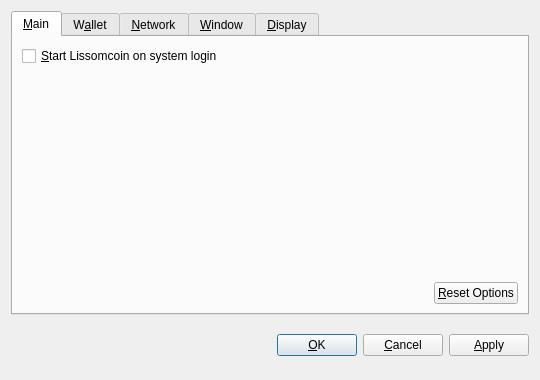
<?xml version="1.0" encoding="UTF-8"?>
<ui version="4.0">
 <class>OptionsDialog</class>
 <widget class="QDialog" name="OptionsDialog">
  <property name="geometry">
   <rect>
    <x>0</x>
    <y>0</y>
    <width>540</width>
    <height>380</height>
   </rect>
  </property>
  <property name="windowTitle">
   <string>Options</string>
  </property>
  <property name="modal">
   <bool>true</bool>
  </property>
  <layout class="QVBoxLayout" name="verticalLayout">
   <item>
    <widget class="QTabWidget" name="tabWidget">
     <property name="tabPosition">
      <enum>QTabWidget::North</enum>
     </property>
     <property name="currentIndex">
      <number>0</number>
     </property>
     <widget class="QWidget" name="tabMain">
      <attribute name="title">
       <string>&amp;Main</string>
      </attribute>
      <layout class="QVBoxLayout" name="verticalLayout_Main">
       <item>
        <widget class="QCheckBox" name="bitcoinAtStartup">
         <property name="toolTip">
          <string>Automatically start Lissomcoin after logging in to the system.</string>
         </property>
         <property name="text">
          <string>&amp;Start Lissomcoin on system login</string>
         </property>
        </widget>
       </item>
       <item>
        <spacer name="verticalSpacer_Main">
         <property name="orientation">
          <enum>Qt::Vertical</enum>
         </property>
         <property name="sizeHint" stdset="0">
          <size>
           <width>20</width>
           <height>40</height>
          </size>
         </property>
        </spacer>
       </item>
       <item>
        <layout class="QHBoxLayout" name="horizontalLayout_2_Main">
         <item>
          <spacer name="horizontalSpacer_2_Main">
           <property name="orientation">
            <enum>Qt::Horizontal</enum>
           </property>
           <property name="sizeHint" stdset="0">
            <size>
             <width>40</width>
             <height>20</height>
            </size>
           </property>
          </spacer>
         </item>
         <item>
          <widget class="QPushButton" name="resetButton">
           <property name="toolTip">
            <string>Reset all client options to default.</string>
           </property>
           <property name="text">
            <string>&amp;Reset Options</string>
           </property>
           <property name="autoDefault">
            <bool>false</bool>
           </property>
          </widget>
         </item>
        </layout>
       </item>
      </layout>
     </widget>
     <widget class="QWidget" name="tabWallet">
      <attribute name="title">
       <string>W&amp;allet</string>
      </attribute>
      <layout class="QVBoxLayout" name="verticalLayout_Network">
       <item>
        <widget class="QLabel" name="transactionFeeInfoLabel">
         <property name="text">
          <string>Optional transaction fee per kB that helps make sure your transactions are processed quickly. Most transactions are 1 kB.</string>
         </property>
         <property name="textFormat">
          <enum>Qt::PlainText</enum>
         </property>
         <property name="wordWrap">
          <bool>true</bool>
         </property>
        </widget>
       </item>
       <item>
        <layout class="QHBoxLayout" name="horizontalLayout_1_Main">
         <item>
          <widget class="QLabel" name="transactionFeeLabel">
           <property name="text">
            <string>Pay transaction &amp;fee</string>
           </property>
           <property name="textFormat">
            <enum>Qt::PlainText</enum>
           </property>
           <property name="buddy">
            <cstring>transactionFee</cstring>
           </property>
          </widget>
         </item>
         <item>
          <widget class="BitcoinAmountField" name="transactionFee"/>
         </item>
         <item>
          <spacer name="horizontalSpacer_1_Main">
           <property name="orientation">
            <enum>Qt::Horizontal</enum>
           </property>
           <property name="sizeHint" stdset="0">
            <size>
             <width>40</width>
             <height>20</height>
            </size>
           </property>
          </spacer>
         </item>
        </layout>
       </item>
       <item>
        <widget class="QLabel" name="label">
         <property name="text">
          <string>If you disable the spending of unconfirmed change, the change from a transaction cannot be used until that transaction has at least one confirmation. This also affects how your balance is computed.</string>
         </property>
         <property name="wordWrap">
          <bool>true</bool>
         </property>
        </widget>
       </item>
       <item>
        <widget class="QCheckBox" name="spendZeroConfChange">
         <property name="text">
          <string>Spend unconfirmed change  (experts only)</string>
         </property>
        </widget>
       </item>
       <item>
        <spacer name="verticalSpacer">
         <property name="orientation">
          <enum>Qt::Vertical</enum>
         </property>
         <property name="sizeHint" stdset="0">
          <size>
           <width>20</width>
           <height>40</height>
          </size>
         </property>
        </spacer>
       </item>
      </layout>
     </widget>
     <widget class="QWidget" name="tabNetwork">
      <attribute name="title">
       <string>&amp;Network</string>
      </attribute>
      <layout class="QVBoxLayout" name="verticalLayout_Network">
       <item>
        <widget class="QCheckBox" name="mapPortUpnp">
         <property name="toolTip">
          <string>Automatically open the Lissomcoin client port on the router. This only works when your router supports UPnP and it is enabled.</string>
         </property>
         <property name="text">
          <string>Map port using &amp;UPnP</string>
         </property>
        </widget>
       </item>
       <item>
        <widget class="QCheckBox" name="connectSocks">
         <property name="toolTip">
          <string>Connect to the Lissomcoin network through a SOCKS proxy (e.g. when connecting through Tor).</string>
         </property>
         <property name="text">
          <string>&amp;Connect through SOCKS proxy:</string>
         </property>
        </widget>
       </item>
       <item>
        <layout class="QHBoxLayout" name="horizontalLayout_Network">
         <item>
          <widget class="QLabel" name="proxyIpLabel">
           <property name="text">
            <string>Proxy &amp;IP:</string>
           </property>
           <property name="textFormat">
            <enum>Qt::PlainText</enum>
           </property>
           <property name="buddy">
            <cstring>proxyIp</cstring>
           </property>
          </widget>
         </item>
         <item>
          <widget class="QValidatedLineEdit" name="proxyIp">
           <property name="maximumSize">
            <size>
             <width>140</width>
             <height>16777215</height>
            </size>
           </property>
           <property name="toolTip">
            <string>IP address of the proxy (e.g. 127.0.0.1)</string>
           </property>
          </widget>
         </item>
         <item>
          <widget class="QLabel" name="proxyPortLabel">
           <property name="text">
            <string>&amp;Port:</string>
           </property>
           <property name="textFormat">
            <enum>Qt::PlainText</enum>
           </property>
           <property name="buddy">
            <cstring>proxyPort</cstring>
           </property>
          </widget>
         </item>
         <item>
          <widget class="QLineEdit" name="proxyPort">
           <property name="maximumSize">
            <size>
             <width>55</width>
             <height>16777215</height>
            </size>
           </property>
           <property name="toolTip">
            <string>Port of the proxy (e.g. 9050)</string>
           </property>
          </widget>
         </item>
         <item>
          <widget class="QLabel" name="socksVersionLabel">
           <property name="text">
            <string>SOCKS &amp;Version:</string>
           </property>
           <property name="textFormat">
            <enum>Qt::PlainText</enum>
           </property>
           <property name="buddy">
            <cstring>socksVersion</cstring>
           </property>
          </widget>
         </item>
         <item>
          <widget class="QValueComboBox" name="socksVersion">
           <property name="toolTip">
            <string>SOCKS version of the proxy (e.g. 5)</string>
           </property>
          </widget>
         </item>
         <item>
          <spacer name="horizontalSpacer_Network">
           <property name="orientation">
            <enum>Qt::Horizontal</enum>
           </property>
           <property name="sizeHint" stdset="0">
            <size>
             <width>40</width>
             <height>20</height>
            </size>
           </property>
          </spacer>
         </item>
        </layout>
       </item>
       <item>
        <spacer name="verticalSpacer_Network">
         <property name="orientation">
          <enum>Qt::Vertical</enum>
         </property>
         <property name="sizeHint" stdset="0">
          <size>
           <width>20</width>
           <height>40</height>
          </size>
         </property>
        </spacer>
       </item>
      </layout>
     </widget>
     <widget class="QWidget" name="tabWindow">
      <attribute name="title">
       <string>&amp;Window</string>
      </attribute>
      <layout class="QVBoxLayout" name="verticalLayout_Window">
       <item>
        <widget class="QCheckBox" name="minimizeToTray">
         <property name="toolTip">
          <string>Show only a tray icon after minimizing the window.</string>
         </property>
         <property name="text">
          <string>&amp;Minimize to the tray instead of the taskbar</string>
         </property>
        </widget>
       </item>
       <item>
        <widget class="QCheckBox" name="minimizeOnClose">
         <property name="toolTip">
          <string>Minimize instead of exit the application when the window is closed. When this option is enabled, the application will be closed only after selecting Quit in the menu.</string>
         </property>
         <property name="text">
          <string>M&amp;inimize on close</string>
         </property>
        </widget>
       </item>
       <item>
        <spacer name="verticalSpacer_Window">
         <property name="orientation">
          <enum>Qt::Vertical</enum>
         </property>
         <property name="sizeHint" stdset="0">
          <size>
           <width>20</width>
           <height>40</height>
          </size>
         </property>
        </spacer>
       </item>
      </layout>
     </widget>
     <widget class="QWidget" name="tabDisplay">
      <attribute name="title">
       <string>&amp;Display</string>
      </attribute>
      <layout class="QVBoxLayout" name="verticalLayout_Display">
       <item>
        <layout class="QHBoxLayout" name="horizontalLayout_1_Display">
         <item>
          <widget class="QLabel" name="langLabel">
           <property name="text">
            <string>User Interface &amp;language:</string>
           </property>
           <property name="textFormat">
            <enum>Qt::PlainText</enum>
           </property>
           <property name="buddy">
            <cstring>lang</cstring>
           </property>
          </widget>
         </item>
         <item>
          <widget class="QValueComboBox" name="lang">
           <property name="toolTip">
            <string>The user interface language can be set here. This setting will take effect after restarting Lissomcoin.</string>
           </property>
          </widget>
         </item>
        </layout>
       </item>
       <item>
        <layout class="QHBoxLayout" name="horizontalLayout_2_Display">
         <item>
          <widget class="QLabel" name="unitLabel">
           <property name="text">
            <string>&amp;Unit to show amounts in:</string>
           </property>
           <property name="textFormat">
            <enum>Qt::PlainText</enum>
           </property>
           <property name="buddy">
            <cstring>unit</cstring>
           </property>
          </widget>
         </item>
         <item>
          <widget class="QValueComboBox" name="unit">
           <property name="toolTip">
            <string>Choose the default subdivision unit to show in the interface and when sending coins.</string>
           </property>
          </widget>
         </item>
        </layout>
       </item>
       <item>
        <widget class="QCheckBox" name="displayAddresses">
         <property name="toolTip">
          <string>Whether to show Lissomcoin addresses in the transaction list or not.</string>
         </property>
         <property name="text">
          <string>&amp;Display addresses in transaction list</string>
         </property>
        </widget>
       </item>
       <item>
        <widget class="QCheckBox" name="coinControlFeatures">
         <property name="toolTip">
          <string>Whether to show coin control features or not.</string>
         </property>
         <property name="text">
          <string>Display coin &amp;control features (experts only!)</string>
         </property>
        </widget>
       </item>
       <item>
        <spacer name="verticalSpacer_Display">
         <property name="orientation">
          <enum>Qt::Vertical</enum>
         </property>
         <property name="sizeHint" stdset="0">
          <size>
           <width>20</width>
           <height>40</height>
          </size>
         </property>
        </spacer>
       </item>
      </layout>
     </widget>
    </widget>
   </item>
   <item>
    <layout class="QHBoxLayout" name="horizontalLayout_Buttons">
     <item>
      <spacer name="horizontalSpacer_1">
       <property name="orientation">
        <enum>Qt::Horizontal</enum>
       </property>
       <property name="sizeHint" stdset="0">
        <size>
         <width>40</width>
         <height>48</height>
        </size>
       </property>
      </spacer>
     </item>
     <item>
      <widget class="QLabel" name="statusLabel">
       <property name="font">
        <font>
         <weight>75</weight>
         <bold>true</bold>
        </font>
       </property>
       <property name="text">
        <string/>
       </property>
       <property name="textFormat">
        <enum>Qt::PlainText</enum>
       </property>
       <property name="wordWrap">
        <bool>true</bool>
       </property>
      </widget>
     </item>
     <item>
      <spacer name="horizontalSpacer_2">
       <property name="orientation">
        <enum>Qt::Horizontal</enum>
       </property>
       <property name="sizeHint" stdset="0">
        <size>
         <width>40</width>
         <height>48</height>
        </size>
       </property>
      </spacer>
     </item>
     <item>
      <widget class="QPushButton" name="okButton">
       <property name="text">
        <string>&amp;OK</string>
       </property>
      </widget>
     </item>
     <item>
      <widget class="QPushButton" name="cancelButton">
       <property name="text">
        <string>&amp;Cancel</string>
       </property>
       <property name="autoDefault">
        <bool>false</bool>
       </property>
      </widget>
     </item>
     <item>
      <widget class="QPushButton" name="applyButton">
       <property name="text">
        <string>&amp;Apply</string>
       </property>
       <property name="autoDefault">
        <bool>false</bool>
       </property>
      </widget>
     </item>
    </layout>
   </item>
  </layout>
 </widget>
 <customwidgets>
  <customwidget>
   <class>BitcoinAmountField</class>
   <extends>QSpinBox</extends>
   <header>bitcoinamountfield.h</header>
  </customwidget>
  <customwidget>
   <class>QValueComboBox</class>
   <extends>QComboBox</extends>
   <header>qvaluecombobox.h</header>
  </customwidget>
  <customwidget>
   <class>QValidatedLineEdit</class>
   <extends>QLineEdit</extends>
   <header>qvalidatedlineedit.h</header>
  </customwidget>
 </customwidgets>
 <resources/>
 <connections/>
</ui>
